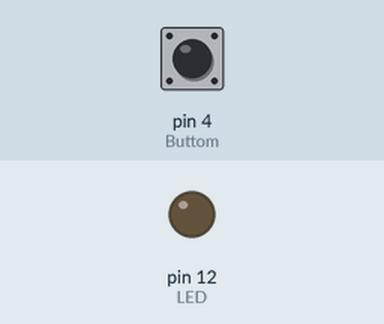
This sketch was run on a simulated Arduino Uno, built with avr-gcc and run on an emulated ATmega328P. Shown: output pins drawn as LEDs (lit = HIGH). The test bench sets the inputs (shaded band); at power-on: pin 4 (Buttom) LOW.

Above: at 1.2 s.
1.3 s: pin 4 (Buttom) pulled HIGH for 0.15 s
At 1.7 s:
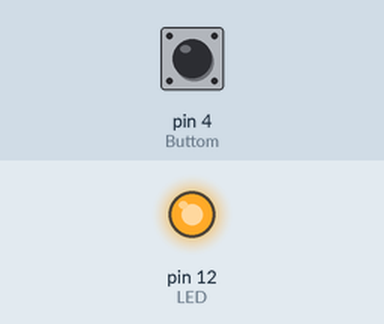
3.3 s: pin 4 (Buttom) pulled HIGH for 3.2 s
At 7.9 s:
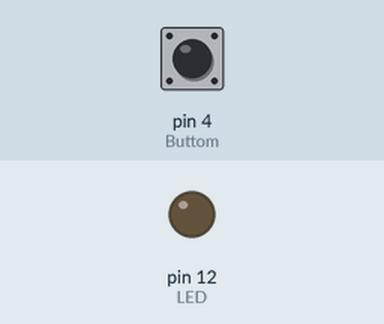
Timing chart, 0 to 9.4 s (numbered marks = the images above; inputs shaded):
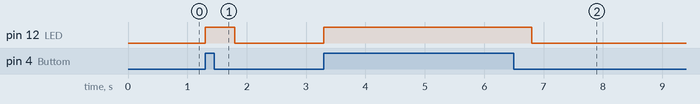

Measured:
- after the input at 1.3 s, pin 12 (LED): LOW → HIGH at once, → LOW 0.50 s later
- after the input at 3.3 s, pin 12 (LED): LOW → HIGH at once, → LOW 3.5 s later

The sketch:

Buttom_with_LED.ino
```cpp
int LED = 12;
int Buttom = 4;
void setup() {
  pinMode(LED,OUTPUT);
  pinMode(Buttom,INPUT);


}

void loop() {
  if(digitalRead(Buttom)==HIGH)
  {
    digitalWrite(LED,HIGH);
   // delay(500);
  //  digitalWrite(LED,LOW);
    delay(500);
  }else{
      digitalWrite(LED,LOW);
   // delay(500);
    //digitalWrite(LED,LOW);
    //delay(500);

  }

}
```
